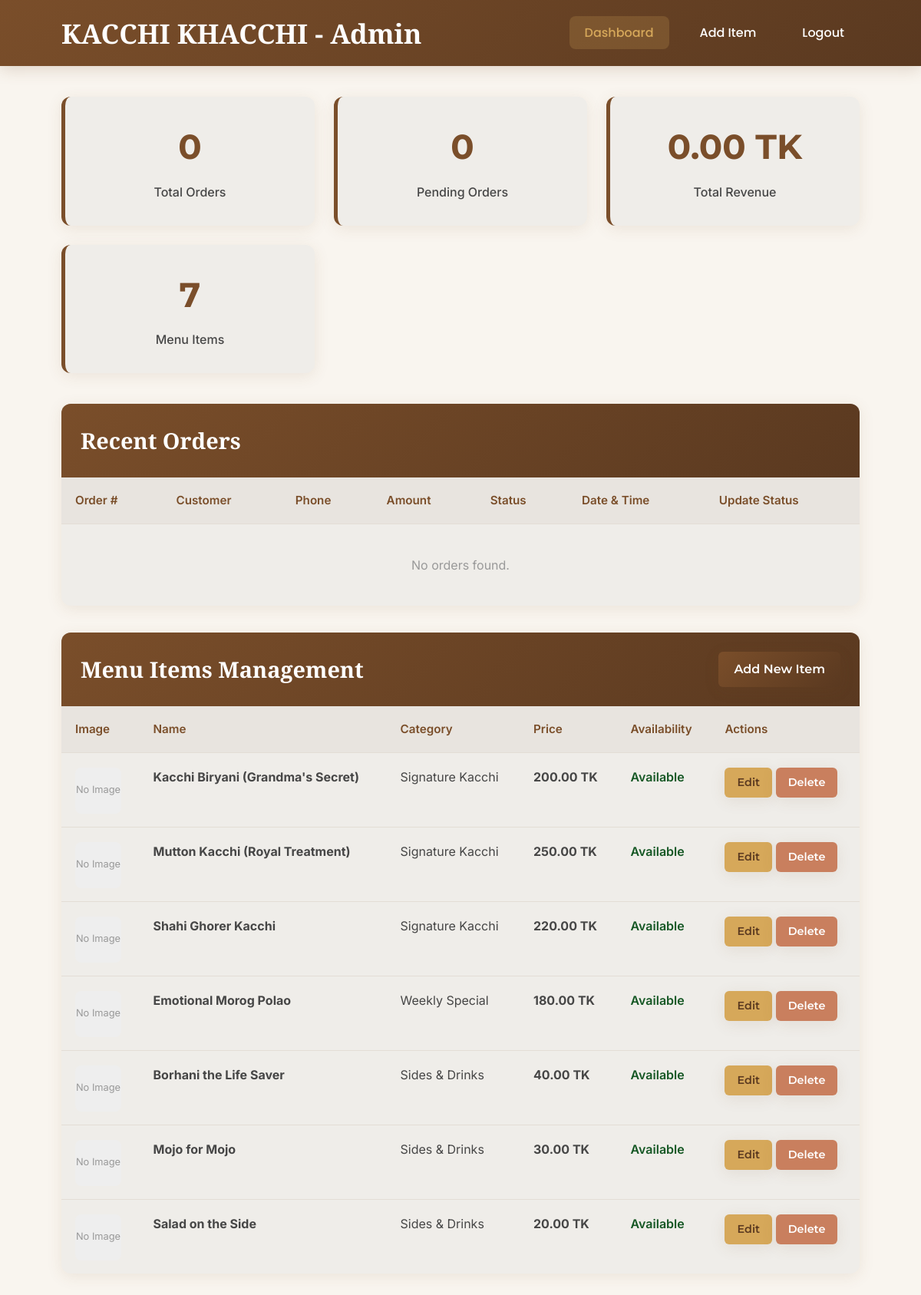
/admin/admin_dashboard.php (signed in), run on the app's committed database.
### tables this page shows
CREATE TABLE IF NOT EXISTS menu_items (
    id INT AUTO_INCREMENT PRIMARY KEY,
    name VARCHAR(100) NOT NULL,
    description TEXT,
    price DECIMAL(10,2) NOT NULL,
    category VARCHAR(50) NOT NULL,
    image_url VARCHAR(500),
    is_available BOOLEAN DEFAULT TRUE,
    created_at TIMESTAMP DEFAULT CURRENT_TIMESTAMP,
    UNIQUE KEY unique_name_category (name, category)  
);

### admin/admin_dashboard.php (the view, shortened to what this page needs)
<?php
require_once '../db.php';
$total_orders = $pdo->query("SELECT COUNT(*) FROM orders")->fetchColumn();
$pending_orders = $pdo->query("SELECT COUNT(*) FROM orders WHERE status = 'pending'")->fetchColumn();
$total_revenue = $pdo->query("SELECT COALESCE(SUM(total_amount), 0) FROM orders WHERE status = 'delivered'")->fetchColumn();
$menu_items_count = $pdo->query("SELECT COUNT(*) FROM menu_items")->fetchColumn();
$recent_orders = $pdo->query("
    SELECT
        o.*,
        COALESCE(u.name, 'Deleted User') AS customer_name,
        COALESCE(u.email, 'N/A') AS customer_email,
        COALESCE(u.phone, 'N/A') AS customer_phone
    FROM orders o
    LEFT JOIN users u ON o.user_id = u.id
    ORDER BY o.created_at DESC
    LIMIT 10
")->fetchAll(PDO::FETCH_ASSOC);
$all_menu_items = $pdo->query("
    SELECT * FROM menu_items
    ORDER BY
        FIELD(category, 'Signature Kacchi', 'Weekly Special', 'Sides & Drinks'),
        name
")->fetchAll(PDO::FETCH_ASSOC);
?>
<!DOCTYPE html>
<html lang="en">
<head>
    <link rel="stylesheet" href="../assets/css/main.css">
    <link rel="stylesheet" href="../assets/css/admin.css">
</head>
<body class="admin-body">
    <header class="admin-header">
        <div class="container">
            <nav class="admin-nav">
                <div class="logo">
                    <h1>KACCHI KHACCHI - Admin</h1>
                </div>
                <ul>
                    <li><a href="admin_dashboard.php" class="active">Dashboard</a></li>
                    <li><a href="add_item.php">Add Item</a></li>
                    <li><a href="admin_logout.php">Logout</a></li>
                </ul>
            </nav>
        </div>
    </header>
    <main class="admin-main">
        <div class="container">
            <div class="dashboard-stats">
                <div class="stat-card">
                    <div class="stat-number"><?php echo number_format($total_orders); ?></div>
                    <div class="stat-label">Total Orders</div>
                </div>
                <div class="stat-card">
                    <div class="stat-number"><?php echo number_format($pending_orders); ?></div>
                    <div class="stat-label">Pending Orders</div>
                </div>
                <div class="stat-card">
                    <div class="stat-number"><?php echo number_format($total_revenue, 2); ?> TK</div>
                    <div class="stat-label">Total Revenue</div>
                </div>
                <div class="stat-card">
                    <div class="stat-number"><?php echo $menu_items_count; ?></div>
                    <div class="stat-label">Menu Items</div>
                </div>
            </div>
            <div class="admin-table">
                <div class="table-header">
                    <h2>Recent Orders</h2>
                </div>
                <div class="table-container">
                    <table>
                        <thead>
                            <tr>
                                <th>Order #</th>
                                <th>Customer</th>
                                <th>Phone</th>
                                <th>Amount</th>
                                <th>Status</th>
                                <th>Date & Time</th>
                                <th>Update Status</th>
                            </tr>
                        </thead>
                        <tbody>
                            <?php if (empty($recent_orders)): ?>
                                <tr>
                                    <td colspan="7" style="text-align:center; padding: 40px; color: #999;">
                                        No orders found.
                                    </td>
                                </tr>
                            <?php endif; ?>
                        </tbody>
                    </table>
                </div>
            </div>
            <div class="admin-table">
                <div class="table-header">
                    <h2>Menu Items Management</h2>
                    <a href="add_item.php" class="btn btn-primary">Add New Item</a>
                </div>
                <div class="table-container">
                    <table>
                        <thead>
                            <tr>
                                <th>Image</th>
                                <th>Name</th>
                                <th>Category</th>
                                <th>Price</th>
                                <th>Availability</th>
                                <th>Actions</th>
                            </tr>
                        </thead>
                        <tbody>
                            <?php foreach($all_menu_items as $item): ?>
                                <tr>
                                    <td>
                                        <?php if(!empty($item['image_url'])): ?>
                                            <img src="<?php echo htmlspecialchars($item['image_url']); ?>"
                                                 alt="<?php echo htmlspecialchars($item['name']); ?>"
                                                 style="width: 60px; height: 60px; object-fit: cover; border-radius: 8px; border: 2px solid #f0f0f0;">
                                        <?php else: ?>
                                            <div style="width:60px;height:60px;background:#eee;border-radius:8px;display:flex;align-items:center;justify-content:center;color:#999;font-size:0.8rem;">
                                                No Image
                                            </div>
                                        <?php endif; ?>
                                    </td>
                                    <td><strong><?php echo htmlspecialchars($item['name']); ?></strong></td>
                                    <td><?php echo htmlspecialchars($item['category']); ?></td>
                                    <td><strong><?php echo number_format($item['price'], 2); ?> TK</strong></td>
                                    <td>
                                        <?php if(!empty($item['is_available'])): ?>
                                            <span style="color:#155724; font-weight:600;">Available</span>
                                        <?php else: ?>
                                            <span style="color:#721c24; font-weight:600;">Unavailable</span>
                                        <?php endif; ?>
                                    </td>
                                    <td>
                                        <a href="edit_item.php?id=<?php echo $item['id']; ?>" class="btn btn-sm btn-warning">Edit</a>
                                        <a href="delete_item.php?id=<?php echo $item['id']; ?>"
                                           class="btn btn-sm btn-danger"
                                           onclick="return confirm('Are you sure you want to delete \'<?php echo addslashes($item['name']); ?>\'? This cannot be undone.')">
                                            Delete
                                        </a>
                                    </td>
                                </tr>
                            <?php endforeach; ?>
                        </tbody>
                    </table>
                </div>
            </div>
        </div>
    </main>
</body>
</html>

### assets/css/main.css (style rules this page uses)
:root { --primary: #7A4E2A; --secondary: #D6A85A; --accent: #C97F5E; --background: #F9F5EF; --card-bg: #EFEDE9; --text: #464646; --dark: #5A3920; --light: #F9F5EF; --shadow: 0 4px 20px rgba(122, 78, 42, 0.1); --radius: 12px; --gradient: linear-gradient(135deg, #7A4E2A 0%, #9A6B45 100%); }
* { margin: 0; padding: 0; box-sizing: border-box; }
.btn { transition: all 0.3s ease; }
body { font-family: 'Inter', sans-serif; background-color: var(--background); color: var(--text); line-height: 1.6; font-weight: 400; }
.container { width: 90%; max-width: 1200px; margin: 0 auto; padding: 0 20px; }
.btn { display: inline-block; background: var(--gradient); color: white; padding: 14px 28px; border: none; border-radius: var(--radius); cursor: pointer; font-weight: 600; text-decoration: none; transition: all 0.3s ease; text-align: center; box-shadow: var(--shadow); font-family: 'Montserrat', sans-serif; font-weight: 600; }
.btn-primary { background: var(--gradient); }
header { background: var(--gradient); padding: 15px 0; position: sticky; top: 0; z-index: 1000; box-shadow: 0 4px 20px rgba(122, 78, 42, 0.2); animation: slideInFromLeft 0.8s ease-out; }
.logo h1 { font-size: 2.2rem; font-weight: 700; color: white; font-family: 'Playfair Display', serif; font-weight: 600; }
nav ul { display: flex; list-style: none; align-items: center; gap: 20px; }
nav ul li a { text-decoration: none; color: white; font-weight: 500; transition: all 0.3s ease; padding: 10px 20px; border-radius: var(--radius); font-family: 'Poppins', sans-serif; }
nav ul li a:hover, nav ul li a.active { background: rgba(255, 255, 255, 0.1); }
.admin-table { background: white; border-radius: var(--radius); box-shadow: var(--shadow); overflow: hidden; margin-bottom: 35px; animation: fadeIn 0.8s ease-out; }
.table-header { background: linear-gradient(135deg, var(--primary), var(--dark)); color: white; padding: 25px; display: flex; justify-content: space-between; align-items: center; }
.table-header h2 { margin: 0; color: white; font-family: 'Playfair Display', serif; font-size: 1.8rem; font-weight: 600; }
.table-container { overflow-x: auto; padding: 0; }
.admin-table table { width: 100%; border-collapse: collapse; min-width: 600px; }
.admin-table th, .admin-table td { padding: 15px; text-align: left; border-bottom: 1px solid rgba(122, 78, 42, 0.1); vertical-align: top; font-family: 'Inter', sans-serif; }
.admin-table th { background: rgba(122, 78, 42, 0.05); font-weight: 600; color: var(--primary); font-size: 0.95rem; white-space: nowrap; }
.admin-table tr:last-child td { border-bottom: none; }
.menu-item, .cart-item, .admin-table tr { will-change: transform; }

### data on the page
menu_items: image_url "No Image", name "Kacchi Biryani (Grandma's Secret)", category "Signature Kacchi", price "200.00", is_available "Available"
menu_items: image_url "No Image", name "Mutton Kacchi (Royal Treatment)", category "Signature Kacchi", price "250.00", is_available "Available"
menu_items: image_url "No Image", name "Shahi Ghorer Kacchi", category "Signature Kacchi", price "220.00", is_available "Available"
menu_items: image_url "No Image", name "Emotional Morog Polao", category "Weekly Special", price "180.00", is_available "Available"
menu_items: image_url "No Image", name "Borhani the Life Saver", category "Sides & Drinks", price "40.00", is_available "Available"
menu_items: image_url "No Image", name "Mojo for Mojo", category "Sides & Drinks", price "30.00", is_available "Available"
menu_items: image_url "No Image", name "Salad on the Side", category "Sides & Drinks", price "20.00", is_available "Available"

### other printed values
$total_orders "0"
$pending_orders "0"
$total_revenue "0.00"
$menu_items_count "7"
